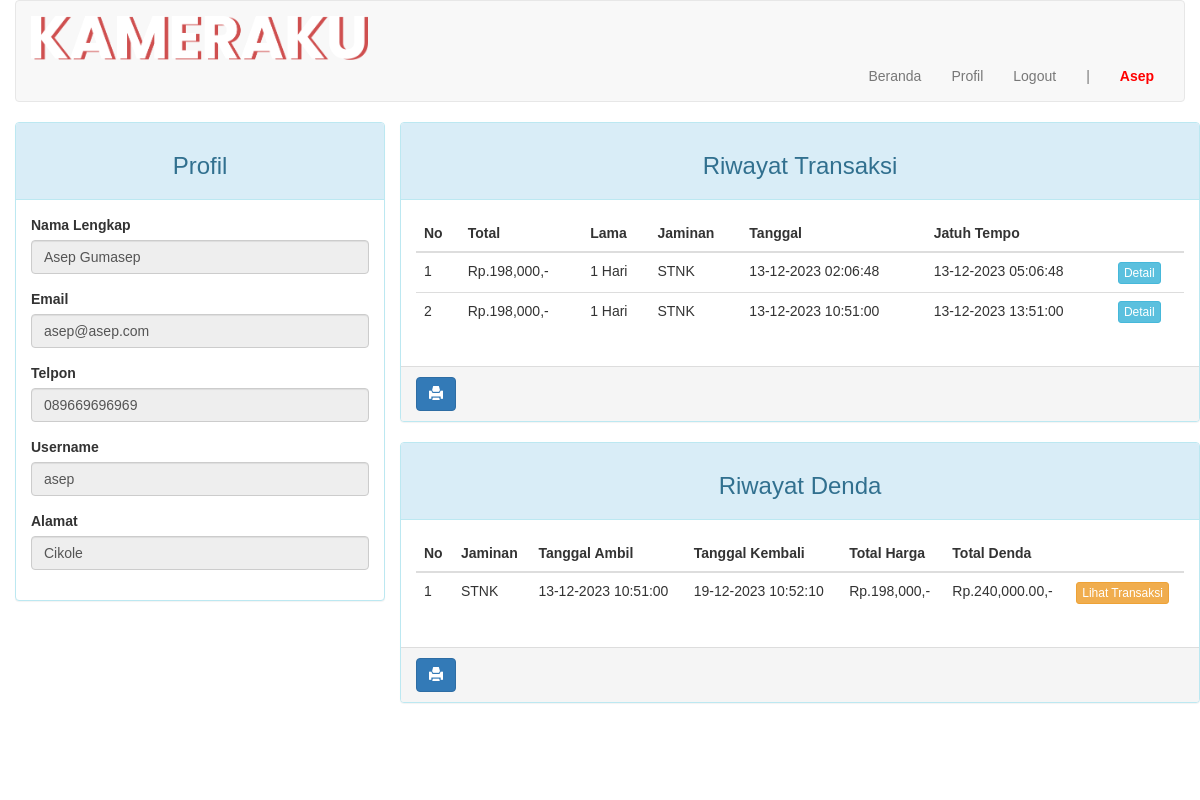
The app's page /index.php?page=profil (signed in) with its own data.
### tables this page shows
CREATE TABLE `pelanggan` (
  `id_pelanggan` int(11) NOT NULL,
  `no_ktp` char(16) NOT NULL,
  `nama` varchar(30) NOT NULL,
  `email` varchar(30) NOT NULL,
  `no_telp` char(12) NOT NULL,
  `alamat` varchar(50) DEFAULT NULL,
  `username` varchar(10) NOT NULL,
  `password` varchar(32) NOT NULL,
  `jumlah_transaksi` int(11) DEFAULT 0
);

CREATE TABLE `transaksi` (
  `id_transaksi` int(11) NOT NULL,
  `id_pelanggan` int(11) NOT NULL,
  `id_kameraku` int(11) NOT NULL,
  `tgl_sewa` datetime NOT NULL,
  `tgl_ambil` datetime DEFAULT NULL,
  `tgl_kembali` datetime DEFAULT NULL,
  `lama` tinyint(1) NOT NULL,
  `total_harga` int(7) NOT NULL,
  `status` enum('0','1') NOT NULL,
  `jaminan` varchar(30) NOT NULL,
  `denda` int(7) DEFAULT 0,
  `jatuh_tempo` datetime NOT NULL,
  `konfirmasi` enum('0','1') DEFAULT NULL,
  `pembatalan` enum('0','1') DEFAULT NULL,
  `statuspembayaran` varchar(25) NOT NULL,
  `kode` int(255) NOT NULL
);

### pelanggan/profil.php (the view, shortened to what this page needs)
<div class="row">
  <div class="col-md-4 hidden-print">
    <div class="panel panel-info">
        <div class="panel-heading"><h3 class="text-center">Profil</h3></div>
        <div class="panel-body">
            <?php if (isset($_SESSION["pelanggan"])): ?>
                <?php $id = $_SESSION["pelanggan"]["id"]; if ($query = $connection->query("SELECT * FROM pelanggan WHERE id_pelanggan=$id")): ?>
                    <?php while ($data = $query->fetch_assoc()): ?>
                        <form>
                            <div class="form-group">
                                <label for="nama">Nama Lengkap</label>
                                <input disabled="on" type="text" name="nama" class="form-control" value="<?=$data['nama']?>">
                            </div>
                            <div class="form-group">
                                <label for="email">Email</label>
                                <input disabled="on" type="email" name="email" class="form-control" value="<?=$data['email']?>">
                            </div>
                            <div class="form-group">
                                <label for="no_telp">Telpon</label>
                                <input disabled="on" type="text" name="no_telp" class="form-control" value="<?=$data['no_telp']?>">
                            </div>
                            <div class="form-group">
                                <label for="username">Username</label>
                                <input disabled="on" type="text" name="username" class="form-control" value="<?=$data['username']?>">
                            </div>
                            <div class="form-group">
                                <label for="alamat">Alamat</label>
                                <input disabled="on" type="text" name="alamat" class="form-control" value="<?=$data['alamat']?>">
                            </div>
                        </form>
                    <?php endwhile ?>
                <?php endif ?>
            <?php endif ?>
        </div>
    </div>
  </div>
  <div class="col-md-8">
    <div class="row">
        <div class="panel panel-info">
          <div class="panel-heading"><h3 class="text-center">Riwayat Transaksi</h3></div>
          <div class="panel-body">
            <?php if ($query = $connection->query("SELECT * FROM transaksi WHERE id_pelanggan=$id")): ?>
                <?php $no = 1; ?>
                <table class="table table-hover">
                    <thead>
                        <tr>
                            <th>No</th>
                            <th>Total</th>
                            <th>Lama</th>
                            <th>Jaminan</th>
                            <th>Tanggal</th>
                            <th>Jatuh Tempo</th>
                            <th class="hidden-print"></th>
                        </tr>
                    </thead>
                    <tbody>
                        <?php while ($data = $query->fetch_assoc()): ?>
                            <tr>
                                <td><?=$no++?></td>
                                <td>Rp.<?=number_format($data['total_harga'])?>,-</td>
                                <td><?=$data['lama']?> Hari</td>
                                <td><?=$data['jaminan']?></td>
                                <td><?=date("d-m-Y H:i:s", strtotime($data['tgl_sewa']))?></td>
                                <td><?=date("d-m-Y H:i:s", strtotime($data['jatuh_tempo']))?></td>
                                <td class="hidden-print">
                                  <div class="btn-group">
                                      <a href="?page=detail&id=<?= $data['id_transaksi'] ?>" class="btn btn-info btn-xs">Detail</a>
                                  </div>
                                </td>
                            </tr>
                        <?php endwhile ?>
                    </tbody>
                </table>
            <?php endif ?>
          </div>
          <div class="panel-footer hidden-print ">
              <a onClick="window.print();return false" class="btn btn-primary"><i class="glyphicon glyphicon-print"></i></a>
          </div>
        </div>
    </div>
    <div class="row">
        <div class="panel panel-info">
          <div class="panel-heading"><h3 class="text-center">Riwayat Denda</h3></div>
          <div class="panel-body">
            <?php if ($query = $connection->query("SELECT * FROM transaksi WHERE id_pelanggan=$id AND denda <> ''")): ?>
                <?php $no = 1; ?>
                <table class="table table-hover">
                    <thead>
                        <tr>
                            <th>No</th>
                            <th>Jaminan</th>
                            <th>Tanggal Ambil</th>
                            <th>Tanggal Kembali</th>
                            <th>Total Harga</th>
                            <th>Total Denda</th>
                            <th></th>
                        </tr>
                    </thead>
                    <tbody>
                        <?php while ($data = $query->fetch_assoc()): ?>
                                <?php
                                    $dueDate = strtotime($data['tgl_ambil']);
                                    $returnDate = strtotime($data['tgl_kembali']);
                                    $daysLate = max(0, floor(($returnDate - $dueDate) / (60 * 60 * 24)));
                                    $penaltyPerDay = 40000;
                                    $penaltyAmount = $daysLate > 5 ? $penaltyPerDay * $daysLate : 0;
                                    $totalDenda = number_format($penaltyAmount, 2);
                                ?>
                                <tr>
                                    <td><?=$no++?></td>
                                    <td><?=$data['jaminan']?></td>
                                    <td><?=date("d-m-Y H:i:s", strtotime($data['tgl_ambil']))?></td>
                                    <td><?=date("d-m-Y H:i:s", strtotime($data['tgl_kembali']))?></td>
                                    <td>Rp.<?=number_format($data['total_harga'])?>,-</td>
                                    <td>Rp.<?=$totalDenda?>,-</td>
                                    <td>
                                        <a href="?page=detail&id=<?= $data['id_transaksi'] ?>" class="btn btn-warning btn-xs">Lihat Transaksi</a>
                                    </td>
                                </tr>
                            <?php endwhile ?>
                    </tbody>
                </table>
            <?php endif ?>
          </div>
          <div class="panel-footer hidden-print ">
              <a onClick="window.print();return false" class="btn btn-primary"><i class="glyphicon glyphicon-print"></i></a>
          </div>
        </div>
    </div>

### index.php (style rules this page uses)
html, body { height: 100%; margin: 0; padding: 0; font-family: 'Poppins', sans-serif; }
.row { flex-grow: 1; }

### records on screen
pelanggan: nama "Asep Gumasep", email "asep@asep.com", no_telp "089669696969", username "asep", alamat "Cikole"
transaksi: total_harga "198,000", lama "1", jaminan "STNK", tgl_sewa "13-12-2023 02:06:48", jatuh_tempo "13-12-2023 05:06:48"
transaksi: total_harga "198,000", lama "1", jaminan "STNK", tgl_sewa "13-12-2023 10:51:00", jatuh_tempo "13-12-2023 13:51:00", tgl_ambil "13-12-2023 10:51:00", tgl_kembali "19-12-2023 10:52:10", totalDenda "240,000.00"

### other values on screen
$_SESSION["pelanggan"]["username"] "Asep"
